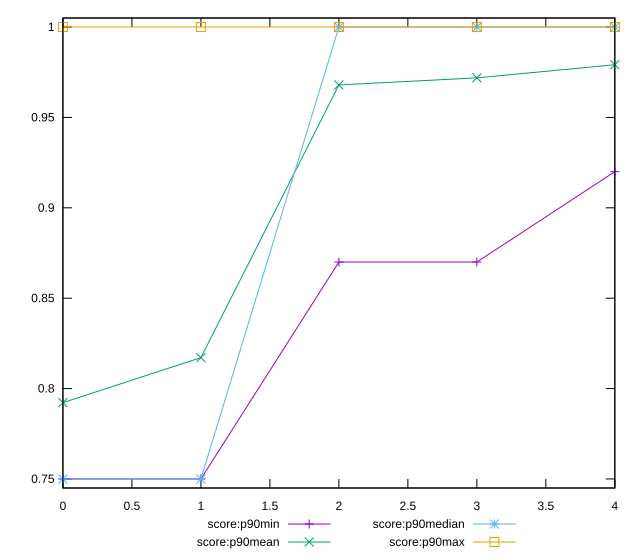

gnuplot code for this plot:
reset

$scoreP90Min <<EOF
0 0.75
1 0.75
2 0.87
3 0.87
4 0.92
EOF

$scoreP90Mean <<EOF
0 0.7922340425531916
1 0.8171276595744683
2 0.9679787234042554
3 0.9719148936170214
4 0.9791489361702133
EOF

$scoreP90Median <<EOF
0 0.75
1 0.75
2 1
3 1
4 1
EOF

$scoreP90Max <<EOF
0 1
1 1
2 1
3 1
4 1
EOF

set key outside below
set xrange [0:4]
set yrange [0.745:1.005]
set trange [0.745:1.005]
set terminal svg size 640, 560 enhanced background rgb 'white'
set output "report_00026_2021-02-22T21:38:55.199Z/uses-rel-preconnect/progression/score.svg"

plot $scoreP90Min title "score:p90min" with linespoints, \
     $scoreP90Mean title "score:p90mean" with linespoints, \
     $scoreP90Median title "score:p90median" with linespoints, \
     $scoreP90Max title "score:p90max" with linespoints

reset
